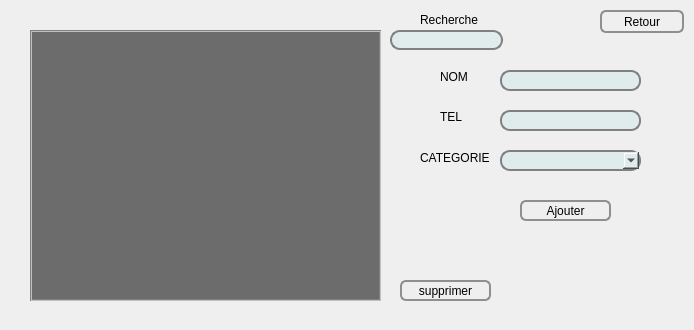
<?xml version="1.0" encoding="UTF-8"?>
<ui version="4.0">
 <class>Fournisseur</class>
 <widget class="QWidget" name="Fournisseur">
  <property name="geometry">
   <rect>
    <x>0</x>
    <y>0</y>
    <width>694</width>
    <height>330</height>
   </rect>
  </property>
  <property name="windowTitle">
   <string>Form</string>
  </property>
  <widget class="QTableView" name="tableView">
   <property name="geometry">
    <rect>
     <x>30</x>
     <y>30</y>
     <width>351</width>
     <height>271</height>
    </rect>
   </property>
   <property name="styleSheet">
    <string notr="true">/*QTableView Top left style */
QTableView QTableCornerButton::section {
   /*  background: red;
    border: 2px outset red;*/
    color: red;
    background-color: rgb(64, 64, 64);
    border: 5px solid #f6f7fa;
    border-radius:0px;
    border-color: rgb(64, 64, 64);
 }

 QTableView {
         Color: white; /* text color in the table */
         Gridline-color: black; /*The inner frame color*/
         Background-color: rgb(108, 108, 108); /* background color in the table*/
    alternate-background-color: rgb(64, 64, 64);
         Selection-color: white; /* The text color of the selected area*/
         Selection-background-color: rgb(77, 77, 77); /*The background color of the selected area*/
    border: 2px groove gray;
    border-radius: 0px;
    padding: 2px 4px;
}

QHeaderView {
    color: white;
    font: bold 10pt;
    background-color: rgb(108, 108, 108);
    border: 0px solid rgb(144, 144, 144);
    border:0px solid rgb(191,191,191);
    border-left-color: rgba(255, 255, 255, 0);
    border-top-color: rgba(255, 255, 255, 0);
    border-radius:0px;
    min-height:29px;
}

QHeaderView::section {
    color: white;
    background-color: rgb(64, 64, 64);
    border: 5px solid #f6f7fa;
    border-radius:0px;
    border-color: rgb(64, 64, 64);
}</string>
   </property>
  </widget>
  <widget class="QLineEdit" name="lineEdit">
   <property name="geometry">
    <rect>
     <x>500</x>
     <y>70</y>
     <width>141</width>
     <height>21</height>
    </rect>
   </property>
   <property name="styleSheet">
    <string notr="true">QPushButton {
         border: 2px solid #8f8f91;
         border-radius: 6px;
         background-color: qlineargradient(x1: 0, y1: 0, x2: 0, y2: 1,
                                           stop: 0 #f6f7fa, stop: 1 #dadbde);
         min-width: 80px;
     }

     QPushButton:pressed {
         background-color: qlineargradient(x1: 0, y1: 0, x2: 0, y2: 1,
                                           stop: 0 #dadbde, stop: 1 #f6f7fa);
     }

     QPushButton:flat {
         border: none; /* no border for a flat push button */
     }

     QPushButton:default {
         border-color: navy; /* make the default button prominent */
     }
QPushButton::hover
{
	background-color: #09c1eb;

}
QPushButton::pressed
{
	background-color: #3d4ef2;

}
 QLineEdit,QDateTimeEdit {
     border: 2px solid gray;
     border-radius: 10px;
     padding: 0 8px;
     background: #e0ebeb	;
     selection-background-color: darkgray;
 }
QComboBox {
     border: 2px solid gray;
     border-radius: 10px;
     padding: 0 8px;
     background: #e0ebeb	;
     selection-background-color: darkgray;
 }
   QTabWidget::pane { /* The tab widget frame */
         border-top: 2px solid #C2C7CB;
     }

     QTabWidget::tab-bar {
         left: 5px; /* move to the right by 5px */
     }

     /* Style the tab using the tab sub-control. Note that
         it reads QTabBar not QTabWidget */
     QTabBar::tab {
         background: qlineargradient(x1: 0, y1: 0, x2: 0, y2: 1,
                                     stop: 0 #E1E1E1, stop: 0.4 #DDDDDD,
                                     stop: 0.5 #D8D8D8, stop: 1.0 #D3D3D3);
         border: 2px solid #C4C4C3;
         border-bottom-color: #C2C7CB; /* same as the pane color */
         border-top-left-radius: 4px;
         border-top-right-radius: 4px;
         min-width: 8ex;
         padding: 2px;
         width: 140px;
     }

     QTabBar::tab:selected, QTabBar::tab:hover {
         background: qlineargradient(x1: 0, y1: 0, x2: 0, y2: 1,
                                     stop: 0 #fafafa, stop: 0.4 #f4f4f4,
                                     stop: 0.5 #e7e7e7, stop: 1.0 #fafafa);
     }

     QTabBar::tab:selected {
         border-color: #9B9B9B;
         border-bottom-color: #C2C7CB; /* same as pane color */
     }

     QTabBar::tab:!selected {
         margin-top: 2px; /* make non-selected tabs look smaller */
     }
QTabBar::tab:selected
{
	background-color: /*qlineargradient(spread:repeat, x1:1, y1:0, x2:1, y2:1, stop:0 rgba(54, 197, 177, 255),stop:1 rgba(11, 135, 111, 255)); */#3a90a6;
	color: #fff;

}</string>
   </property>
  </widget>
  <widget class="QLineEdit" name="lineEdit_2">
   <property name="geometry">
    <rect>
     <x>500</x>
     <y>110</y>
     <width>141</width>
     <height>21</height>
    </rect>
   </property>
   <property name="styleSheet">
    <string notr="true">QPushButton {
         border: 2px solid #8f8f91;
         border-radius: 6px;
         background-color: qlineargradient(x1: 0, y1: 0, x2: 0, y2: 1,
                                           stop: 0 #f6f7fa, stop: 1 #dadbde);
         min-width: 80px;
     }

     QPushButton:pressed {
         background-color: qlineargradient(x1: 0, y1: 0, x2: 0, y2: 1,
                                           stop: 0 #dadbde, stop: 1 #f6f7fa);
     }

     QPushButton:flat {
         border: none; /* no border for a flat push button */
     }

     QPushButton:default {
         border-color: navy; /* make the default button prominent */
     }
QPushButton::hover
{
	background-color: #09c1eb;

}
QPushButton::pressed
{
	background-color: #3d4ef2;

}
 QLineEdit,QDateTimeEdit {
     border: 2px solid gray;
     border-radius: 10px;
     padding: 0 8px;
     background: #e0ebeb	;
     selection-background-color: darkgray;
 }
QComboBox {
     border: 2px solid gray;
     border-radius: 10px;
     padding: 0 8px;
     background: #e0ebeb	;
     selection-background-color: darkgray;
 }
   QTabWidget::pane { /* The tab widget frame */
         border-top: 2px solid #C2C7CB;
     }

     QTabWidget::tab-bar {
         left: 5px; /* move to the right by 5px */
     }

     /* Style the tab using the tab sub-control. Note that
         it reads QTabBar not QTabWidget */
     QTabBar::tab {
         background: qlineargradient(x1: 0, y1: 0, x2: 0, y2: 1,
                                     stop: 0 #E1E1E1, stop: 0.4 #DDDDDD,
                                     stop: 0.5 #D8D8D8, stop: 1.0 #D3D3D3);
         border: 2px solid #C4C4C3;
         border-bottom-color: #C2C7CB; /* same as the pane color */
         border-top-left-radius: 4px;
         border-top-right-radius: 4px;
         min-width: 8ex;
         padding: 2px;
         width: 140px;
     }

     QTabBar::tab:selected, QTabBar::tab:hover {
         background: qlineargradient(x1: 0, y1: 0, x2: 0, y2: 1,
                                     stop: 0 #fafafa, stop: 0.4 #f4f4f4,
                                     stop: 0.5 #e7e7e7, stop: 1.0 #fafafa);
     }

     QTabBar::tab:selected {
         border-color: #9B9B9B;
         border-bottom-color: #C2C7CB; /* same as pane color */
     }

     QTabBar::tab:!selected {
         margin-top: 2px; /* make non-selected tabs look smaller */
     }
QTabBar::tab:selected
{
	background-color: /*qlineargradient(spread:repeat, x1:1, y1:0, x2:1, y2:1, stop:0 rgba(54, 197, 177, 255),stop:1 rgba(11, 135, 111, 255)); */#3a90a6;
	color: #fff;

}</string>
   </property>
  </widget>
  <widget class="QPushButton" name="pushButton">
   <property name="geometry">
    <rect>
     <x>520</x>
     <y>200</y>
     <width>91</width>
     <height>21</height>
    </rect>
   </property>
   <property name="styleSheet">
    <string notr="true">QPushButton {
         border: 2px solid #8f8f91;
         border-radius: 6px;
         background-color: qlineargradient(x1: 0, y1: 0, x2: 0, y2: 1,
                                           stop: 0 #f6f7fa, stop: 1 #dadbde);
         min-width: 80px;
     }

     QPushButton:pressed {
         background-color: qlineargradient(x1: 0, y1: 0, x2: 0, y2: 1,
                                           stop: 0 #dadbde, stop: 1 #f6f7fa);
     }

     QPushButton:flat {
         border: none; /* no border for a flat push button */
     }

     QPushButton:default {
         border-color: navy; /* make the default button prominent */
     }
QPushButton::hover
{
	background-color: #09c1eb;

}
QPushButton::pressed
{
	background-color: #3d4ef2;

}
 QLineEdit,QDateTimeEdit {
     border: 2px solid gray;
     border-radius: 10px;
     padding: 0 8px;
     background: #e0ebeb	;
     selection-background-color: darkgray;
 }
QComboBox {
     border: 2px solid gray;
     border-radius: 10px;
     padding: 0 8px;
     background: #e0ebeb	;
     selection-background-color: darkgray;
 }
   QTabWidget::pane { /* The tab widget frame */
         border-top: 2px solid #C2C7CB;
     }

     QTabWidget::tab-bar {
         left: 5px; /* move to the right by 5px */
     }

     /* Style the tab using the tab sub-control. Note that
         it reads QTabBar not QTabWidget */
     QTabBar::tab {
         background: qlineargradient(x1: 0, y1: 0, x2: 0, y2: 1,
                                     stop: 0 #E1E1E1, stop: 0.4 #DDDDDD,
                                     stop: 0.5 #D8D8D8, stop: 1.0 #D3D3D3);
         border: 2px solid #C4C4C3;
         border-bottom-color: #C2C7CB; /* same as the pane color */
         border-top-left-radius: 4px;
         border-top-right-radius: 4px;
         min-width: 8ex;
         padding: 2px;
         width: 140px;
     }

     QTabBar::tab:selected, QTabBar::tab:hover {
         background: qlineargradient(x1: 0, y1: 0, x2: 0, y2: 1,
                                     stop: 0 #fafafa, stop: 0.4 #f4f4f4,
                                     stop: 0.5 #e7e7e7, stop: 1.0 #fafafa);
     }

     QTabBar::tab:selected {
         border-color: #9B9B9B;
         border-bottom-color: #C2C7CB; /* same as pane color */
     }

     QTabBar::tab:!selected {
         margin-top: 2px; /* make non-selected tabs look smaller */
     }
QTabBar::tab:selected
{
	background-color: /*qlineargradient(spread:repeat, x1:1, y1:0, x2:1, y2:1, stop:0 rgba(54, 197, 177, 255),stop:1 rgba(11, 135, 111, 255)); */#3a90a6;
	color: #fff;

}</string>
   </property>
   <property name="text">
    <string>Ajouter</string>
   </property>
   <property name="icon">
    <iconset resource="Ressource.qrc">
     <normaloff>:/new/prefix1/attachments (4)/add.png</normaloff>:/new/prefix1/attachments (4)/add.png</iconset>
   </property>
  </widget>
  <widget class="QPushButton" name="pushButton_2">
   <property name="geometry">
    <rect>
     <x>400</x>
     <y>280</y>
     <width>91</width>
     <height>21</height>
    </rect>
   </property>
   <property name="styleSheet">
    <string notr="true">QPushButton {
         border: 2px solid #8f8f91;
         border-radius: 6px;
         background-color: qlineargradient(x1: 0, y1: 0, x2: 0, y2: 1,
                                           stop: 0 #f6f7fa, stop: 1 #dadbde);
         min-width: 80px;
     }

     QPushButton:pressed {
         background-color: qlineargradient(x1: 0, y1: 0, x2: 0, y2: 1,
                                           stop: 0 #dadbde, stop: 1 #f6f7fa);
     }

     QPushButton:flat {
         border: none; /* no border for a flat push button */
     }

     QPushButton:default {
         border-color: navy; /* make the default button prominent */
     }
QPushButton::hover
{
	background-color: #09c1eb;

}
QPushButton::pressed
{
	background-color: #3d4ef2;

}
 QLineEdit,QDateTimeEdit {
     border: 2px solid gray;
     border-radius: 10px;
     padding: 0 8px;
     background: #e0ebeb	;
     selection-background-color: darkgray;
 }
QComboBox {
     border: 2px solid gray;
     border-radius: 10px;
     padding: 0 8px;
     background: #e0ebeb	;
     selection-background-color: darkgray;
 }
   QTabWidget::pane { /* The tab widget frame */
         border-top: 2px solid #C2C7CB;
     }

     QTabWidget::tab-bar {
         left: 5px; /* move to the right by 5px */
     }

     /* Style the tab using the tab sub-control. Note that
         it reads QTabBar not QTabWidget */
     QTabBar::tab {
         background: qlineargradient(x1: 0, y1: 0, x2: 0, y2: 1,
                                     stop: 0 #E1E1E1, stop: 0.4 #DDDDDD,
                                     stop: 0.5 #D8D8D8, stop: 1.0 #D3D3D3);
         border: 2px solid #C4C4C3;
         border-bottom-color: #C2C7CB; /* same as the pane color */
         border-top-left-radius: 4px;
         border-top-right-radius: 4px;
         min-width: 8ex;
         padding: 2px;
         width: 140px;
     }

     QTabBar::tab:selected, QTabBar::tab:hover {
         background: qlineargradient(x1: 0, y1: 0, x2: 0, y2: 1,
                                     stop: 0 #fafafa, stop: 0.4 #f4f4f4,
                                     stop: 0.5 #e7e7e7, stop: 1.0 #fafafa);
     }

     QTabBar::tab:selected {
         border-color: #9B9B9B;
         border-bottom-color: #C2C7CB; /* same as pane color */
     }

     QTabBar::tab:!selected {
         margin-top: 2px; /* make non-selected tabs look smaller */
     }
QTabBar::tab:selected
{
	background-color: /*qlineargradient(spread:repeat, x1:1, y1:0, x2:1, y2:1, stop:0 rgba(54, 197, 177, 255),stop:1 rgba(11, 135, 111, 255)); */#3a90a6;
	color: #fff;

}</string>
   </property>
   <property name="text">
    <string>supprimer</string>
   </property>
   <property name="icon">
    <iconset resource="Ressource.qrc">
     <normaloff>:/new/prefix1/attachments (4)/delete.png</normaloff>:/new/prefix1/attachments (4)/delete.png</iconset>
   </property>
  </widget>
  <widget class="QComboBox" name="comboBox">
   <property name="geometry">
    <rect>
     <x>500</x>
     <y>150</y>
     <width>141</width>
     <height>21</height>
    </rect>
   </property>
   <property name="styleSheet">
    <string notr="true">QPushButton {
         border: 2px solid #8f8f91;
         border-radius: 6px;
         background-color: qlineargradient(x1: 0, y1: 0, x2: 0, y2: 1,
                                           stop: 0 #f6f7fa, stop: 1 #dadbde);
         min-width: 80px;
     }

     QPushButton:pressed {
         background-color: qlineargradient(x1: 0, y1: 0, x2: 0, y2: 1,
                                           stop: 0 #dadbde, stop: 1 #f6f7fa);
     }

     QPushButton:flat {
         border: none; /* no border for a flat push button */
     }

     QPushButton:default {
         border-color: navy; /* make the default button prominent */
     }
QPushButton::hover
{
	background-color: #09c1eb;

}
QPushButton::pressed
{
	background-color: #3d4ef2;

}
 QLineEdit,QDateTimeEdit {
     border: 2px solid gray;
     border-radius: 10px;
     padding: 0 8px;
     background: #e0ebeb	;
     selection-background-color: darkgray;
 }
QComboBox {
     border: 2px solid gray;
     border-radius: 10px;
     padding: 0 8px;
     background: #e0ebeb	;
     selection-background-color: darkgray;
 }
   QTabWidget::pane { /* The tab widget frame */
         border-top: 2px solid #C2C7CB;
     }

     QTabWidget::tab-bar {
         left: 5px; /* move to the right by 5px */
     }

     /* Style the tab using the tab sub-control. Note that
         it reads QTabBar not QTabWidget */
     QTabBar::tab {
         background: qlineargradient(x1: 0, y1: 0, x2: 0, y2: 1,
                                     stop: 0 #E1E1E1, stop: 0.4 #DDDDDD,
                                     stop: 0.5 #D8D8D8, stop: 1.0 #D3D3D3);
         border: 2px solid #C4C4C3;
         border-bottom-color: #C2C7CB; /* same as the pane color */
         border-top-left-radius: 4px;
         border-top-right-radius: 4px;
         min-width: 8ex;
         padding: 2px;
         width: 140px;
     }

     QTabBar::tab:selected, QTabBar::tab:hover {
         background: qlineargradient(x1: 0, y1: 0, x2: 0, y2: 1,
                                     stop: 0 #fafafa, stop: 0.4 #f4f4f4,
                                     stop: 0.5 #e7e7e7, stop: 1.0 #fafafa);
     }

     QTabBar::tab:selected {
         border-color: #9B9B9B;
         border-bottom-color: #C2C7CB; /* same as pane color */
     }

     QTabBar::tab:!selected {
         margin-top: 2px; /* make non-selected tabs look smaller */
     }
QTabBar::tab:selected
{
	background-color: /*qlineargradient(spread:repeat, x1:1, y1:0, x2:1, y2:1, stop:0 rgba(54, 197, 177, 255),stop:1 rgba(11, 135, 111, 255)); */#3a90a6;
	color: #fff;

}</string>
   </property>
  </widget>
  <widget class="QLabel" name="label">
   <property name="geometry">
    <rect>
     <x>440</x>
     <y>70</y>
     <width>47</width>
     <height>13</height>
    </rect>
   </property>
   <property name="text">
    <string>NOM</string>
   </property>
  </widget>
  <widget class="QLabel" name="label_2">
   <property name="geometry">
    <rect>
     <x>440</x>
     <y>110</y>
     <width>47</width>
     <height>13</height>
    </rect>
   </property>
   <property name="text">
    <string>TEL</string>
   </property>
  </widget>
  <widget class="QLabel" name="label_3">
   <property name="geometry">
    <rect>
     <x>420</x>
     <y>150</y>
     <width>71</width>
     <height>16</height>
    </rect>
   </property>
   <property name="text">
    <string>CATEGORIE</string>
   </property>
  </widget>
  <widget class="QPushButton" name="pushButton_3">
   <property name="geometry">
    <rect>
     <x>600</x>
     <y>10</y>
     <width>84</width>
     <height>23</height>
    </rect>
   </property>
   <property name="styleSheet">
    <string notr="true">QPushButton {
         border: 2px solid #8f8f91;
         border-radius: 6px;
         background-color: qlineargradient(x1: 0, y1: 0, x2: 0, y2: 1,
                                           stop: 0 #f6f7fa, stop: 1 #dadbde);
         min-width: 80px;
     }

     QPushButton:pressed {
         background-color: qlineargradient(x1: 0, y1: 0, x2: 0, y2: 1,
                                           stop: 0 #dadbde, stop: 1 #f6f7fa);
     }

     QPushButton:flat {
         border: none; /* no border for a flat push button */
     }

     QPushButton:default {
         border-color: navy; /* make the default button prominent */
     }
QPushButton::hover
{
	background-color: #09c1eb;

}
QPushButton::pressed
{
	background-color: #3d4ef2;

}
 QLineEdit,QDateTimeEdit {
     border: 2px solid gray;
     border-radius: 10px;
     padding: 0 8px;
     background: #e0ebeb	;
     selection-background-color: darkgray;
 }
QComboBox {
     border: 2px solid gray;
     border-radius: 10px;
     padding: 0 8px;
     background: #e0ebeb	;
     selection-background-color: darkgray;
 }
   QTabWidget::pane { /* The tab widget frame */
         border-top: 2px solid #C2C7CB;
     }

     QTabWidget::tab-bar {
         left: 5px; /* move to the right by 5px */
     }

     /* Style the tab using the tab sub-control. Note that
         it reads QTabBar not QTabWidget */
     QTabBar::tab {
         background: qlineargradient(x1: 0, y1: 0, x2: 0, y2: 1,
                                     stop: 0 #E1E1E1, stop: 0.4 #DDDDDD,
                                     stop: 0.5 #D8D8D8, stop: 1.0 #D3D3D3);
         border: 2px solid #C4C4C3;
         border-bottom-color: #C2C7CB; /* same as the pane color */
         border-top-left-radius: 4px;
         border-top-right-radius: 4px;
         min-width: 8ex;
         padding: 2px;
         width: 140px;
     }

     QTabBar::tab:selected, QTabBar::tab:hover {
         background: qlineargradient(x1: 0, y1: 0, x2: 0, y2: 1,
                                     stop: 0 #fafafa, stop: 0.4 #f4f4f4,
                                     stop: 0.5 #e7e7e7, stop: 1.0 #fafafa);
     }

     QTabBar::tab:selected {
         border-color: #9B9B9B;
         border-bottom-color: #C2C7CB; /* same as pane color */
     }

     QTabBar::tab:!selected {
         margin-top: 2px; /* make non-selected tabs look smaller */
     }
QTabBar::tab:selected
{
	background-color: /*qlineargradient(spread:repeat, x1:1, y1:0, x2:1, y2:1, stop:0 rgba(54, 197, 177, 255),stop:1 rgba(11, 135, 111, 255)); */#3a90a6;
	color: #fff;

}</string>
   </property>
   <property name="text">
    <string>Retour</string>
   </property>
   <property name="icon">
    <iconset resource="Ressource.qrc">
     <normaloff>:/new/prefix1/attachments (4)/return.png</normaloff>:/new/prefix1/attachments (4)/return.png</iconset>
   </property>
  </widget>
  <widget class="QLineEdit" name="recherche">
   <property name="geometry">
    <rect>
     <x>390</x>
     <y>30</y>
     <width>113</width>
     <height>20</height>
    </rect>
   </property>
   <property name="styleSheet">
    <string notr="true">QPushButton {
         border: 2px solid #8f8f91;
         border-radius: 6px;
         background-color: qlineargradient(x1: 0, y1: 0, x2: 0, y2: 1,
                                           stop: 0 #f6f7fa, stop: 1 #dadbde);
         min-width: 80px;
     }

     QPushButton:pressed {
         background-color: qlineargradient(x1: 0, y1: 0, x2: 0, y2: 1,
                                           stop: 0 #dadbde, stop: 1 #f6f7fa);
     }

     QPushButton:flat {
         border: none; /* no border for a flat push button */
     }

     QPushButton:default {
         border-color: navy; /* make the default button prominent */
     }
QPushButton::hover
{
	background-color: #09c1eb;

}
QPushButton::pressed
{
	background-color: #3d4ef2;

}
 QLineEdit,QDateTimeEdit {
     border: 2px solid gray;
     border-radius: 10px;
     padding: 0 8px;
     background: #e0ebeb	;
     selection-background-color: darkgray;
 }
QComboBox {
     border: 2px solid gray;
     border-radius: 10px;
     padding: 0 8px;
     background: #e0ebeb	;
     selection-background-color: darkgray;
 }
   QTabWidget::pane { /* The tab widget frame */
         border-top: 2px solid #C2C7CB;
     }

     QTabWidget::tab-bar {
         left: 5px; /* move to the right by 5px */
     }

     /* Style the tab using the tab sub-control. Note that
         it reads QTabBar not QTabWidget */
     QTabBar::tab {
         background: qlineargradient(x1: 0, y1: 0, x2: 0, y2: 1,
                                     stop: 0 #E1E1E1, stop: 0.4 #DDDDDD,
                                     stop: 0.5 #D8D8D8, stop: 1.0 #D3D3D3);
         border: 2px solid #C4C4C3;
         border-bottom-color: #C2C7CB; /* same as the pane color */
         border-top-left-radius: 4px;
         border-top-right-radius: 4px;
         min-width: 8ex;
         padding: 2px;
         width: 140px;
     }

     QTabBar::tab:selected, QTabBar::tab:hover {
         background: qlineargradient(x1: 0, y1: 0, x2: 0, y2: 1,
                                     stop: 0 #fafafa, stop: 0.4 #f4f4f4,
                                     stop: 0.5 #e7e7e7, stop: 1.0 #fafafa);
     }

     QTabBar::tab:selected {
         border-color: #9B9B9B;
         border-bottom-color: #C2C7CB; /* same as pane color */
     }

     QTabBar::tab:!selected {
         margin-top: 2px; /* make non-selected tabs look smaller */
     }
QTabBar::tab:selected
{
	background-color: /*qlineargradient(spread:repeat, x1:1, y1:0, x2:1, y2:1, stop:0 rgba(54, 197, 177, 255),stop:1 rgba(11, 135, 111, 255)); */#3a90a6;
	color: #fff;

}</string>
   </property>
  </widget>
  <widget class="QLabel" name="label_4">
   <property name="geometry">
    <rect>
     <x>420</x>
     <y>10</y>
     <width>61</width>
     <height>20</height>
    </rect>
   </property>
   <property name="text">
    <string>Recherche</string>
   </property>
  </widget>
 </widget>
 <resources>
  <include location="Ressource.qrc"/>
 </resources>
 <connections/>
</ui>
